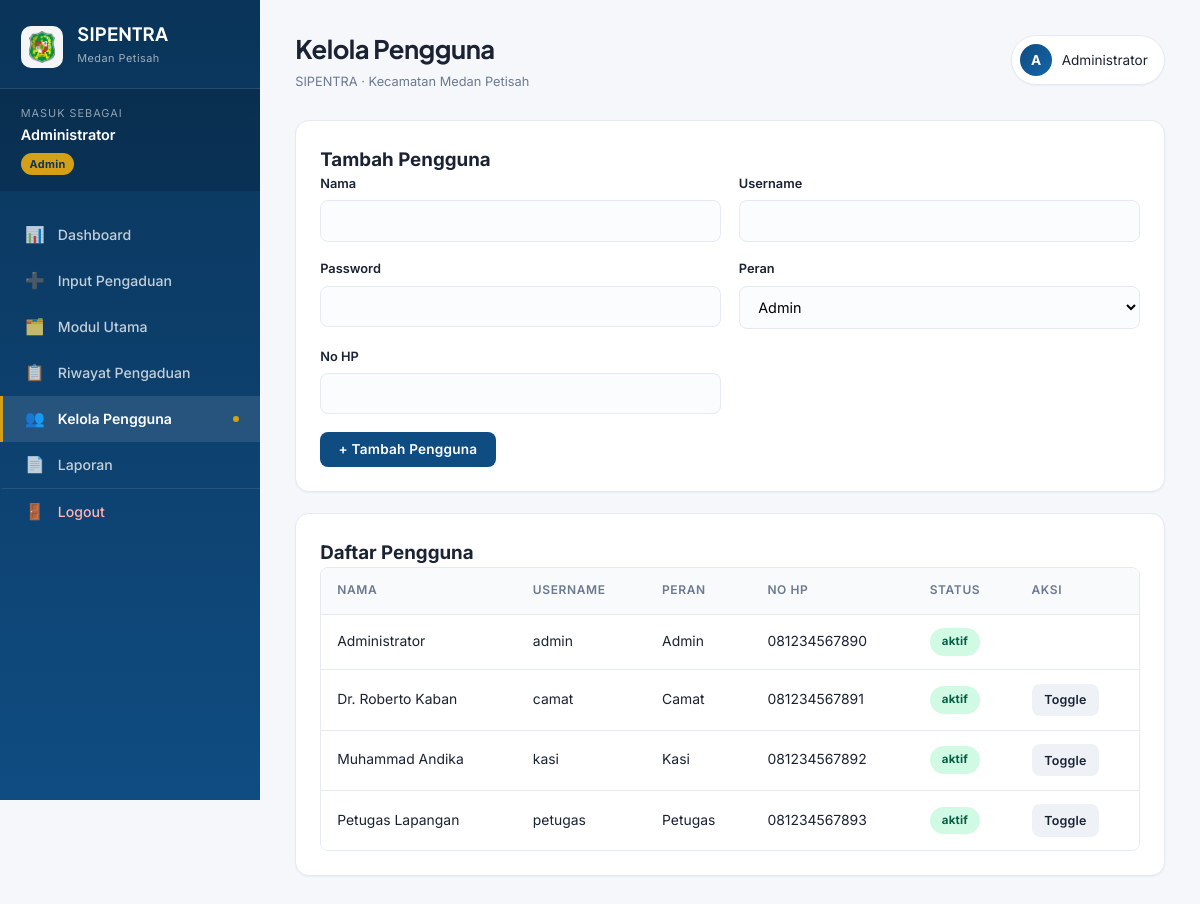
The app's page /admin/pengguna.php (signed in) with its own data.
### tables this page shows
CREATE TABLE pengguna (
    id_pengguna INT AUTO_INCREMENT PRIMARY KEY,
    nama VARCHAR(100) NOT NULL,
    username VARCHAR(50) UNIQUE NOT NULL,
    password VARCHAR(255) NOT NULL,
    peran ENUM('admin','camat','kasi','petugas') NOT NULL,
    no_hp VARCHAR(20),
    status ENUM('aktif','nonaktif') DEFAULT 'aktif',
    created_at DATETIME DEFAULT CURRENT_TIMESTAMP
);

### includes/functions.php (called while the page is built, shortened)
<?php
function e($str) {
    return htmlspecialchars($str ?? '', ENT_QUOTES, 'UTF-8');
}

### admin/pengguna.php (the view, shortened to what this page needs)
<?php
require_once __DIR__ . '/../includes/functions.php';
$data = $pdo->query("SELECT * FROM pengguna ORDER BY peran, nama")->fetchAll();
require __DIR__ . '/../includes/header.php';
?>
<div class="card">
    <h3>Tambah Pengguna</h3>
    <form method="POST" class="form-grid">
        <div class="form-group"><label>Nama</label><input type="text" name="nama" required></div>
        <div class="form-group"><label>Username</label><input type="text" name="username" required></div>
        <div class="form-group"><label>Password</label><input type="password" name="password" required minlength="6"></div>
        <div class="form-group"><label>Peran</label>
            <select name="peran" required>
                <option value="admin">Admin</option>
            </select>
        </div>
        <div class="form-group"><label>No HP</label><input type="text" name="no_hp"></div>
        <div class="form-group full"><button type="submit" class="btn btn-primary">+ Tambah Pengguna</button></div>
    </form>
</div>
<div class="card">
    <h3>Daftar Pengguna</h3>
    <div class="table-wrap">
        <table>
            <thead>
                <tr><th>Nama</th><th>Username</th><th>Peran</th><th>No HP</th><th>Status</th><th>Aksi</th></tr>
            </thead>
            <tbody>
            <?php foreach ($data as $u): ?>
                <tr>
                    <td><?= e($u['nama']) ?></td>
                    <td><?= e($u['username']) ?></td>
                    <td><?= e(ucfirst($u['peran'])) ?></td>
                    <td><?= e($u['no_hp'] ?: '-') ?></td>
                    <td><span class="badge badge-<?= $u['status']==='aktif'?'green':'red' ?>"><?= e($u['status']) ?></span></td>
                    <td>
                        <?php if ($u['id_pengguna'] != $_SESSION['id_pengguna']): ?>
                            <a href="?toggle=<?= $u['id_pengguna'] ?>" class="btn btn-sm btn-secondary" data-confirm="Ubah status pengguna ini?">Toggle</a>
                        <?php endif; ?>
                    </td>
                </tr>
            <?php endforeach; ?>
            </tbody>
        </table>
    </div>
</div>
<?php require __DIR__ . '/../includes/footer.php'; ?>

### assets/css/style.css (style rules this page uses)
:root { --primary: #0f4c81; --primary-light: #1565a8; --primary-dark: #0a3459; --accent: #d4a017; --accent-light: #f0c850; --success: #0e9f6e; --warning: #d97706; --danger: #dc2626; --bg: #f5f7fb; --surface: #ffffff; --border: #e5eaf2; --text: #1a2233; --text-muted: #6b7a90; --shadow-sm: 0 1px 2px rgba(15, 76, 129, 0.06); --shadow-md: 0 4px 12px rgba(15, 76, 129, 0.08); --shadow-lg: 0 12px 32px rgba(15, 76, 129, 0.12); --radius: 14px; --radius-sm: 8px; --font: 'Inter', -apple-system, BlinkMacSystemFont, sans-serif; --font-display: 'Plus Jakarta Sans', 'Inter', sans-serif; }
* { margin: 0; padding: 0; box-sizing: border-box; }
body { font-family: var(--font); background: var(--bg); color: var(--text); line-height: 1.55; -webkit-font-smoothing: antialiased; }
a { text-decoration: none; color: inherit; }
.card { background: var(--surface); border-radius: var(--radius); padding: 1.5rem; box-shadow: var(--shadow-sm); border: 1px solid var(--border); margin-bottom: 1.3rem; }
.table-wrap { overflow-x: auto; border-radius: var(--radius-sm); border: 1px solid var(--border); }
table { width: 100%; border-collapse: collapse; font-size: 0.87rem; background: var(--surface); }
th, td { padding: 0.85rem 1rem; text-align: left; border-bottom: 1px solid var(--border); vertical-align: middle; }
th { background: #f8fafc; color: var(--text-muted); font-weight: 600; font-size: 0.75rem; text-transform: uppercase; letter-spacing: 0.6px; }
tbody tr { transition: background 0.15s; }
tbody tr:last-child td { border-bottom: none; }
.badge { display: inline-block; padding: 0.3rem 0.75rem; border-radius: 20px; font-size: 0.72rem; font-weight: 700; white-space: nowrap; letter-spacing: 0.2px; }
.badge-green { background: #d1fae5; color: #065f46; }
.btn { display: inline-flex; align-items: center; gap: 0.4rem; padding: 0.6rem 1.15rem; border-radius: var(--radius-sm); font-size: 0.85rem; font-weight: 600; border: none; cursor: pointer; transition: all 0.2s; text-align: center; font-family: inherit; letter-spacing: 0.2px; }
.btn-primary { background: var(--primary); color: #fff; }
.btn-secondary { background: #eef2f7; color: var(--text); }
.btn-sm { padding: 0.4rem 0.8rem; font-size: 0.78rem; }
.form-grid { display: grid; grid-template-columns: 1fr 1fr; gap: 1.1rem; }
.form-grid .full { grid-column: 1 / -1; }
.form-group label { display: block; font-size: 0.8rem; color: var(--text); margin-bottom: 0.4rem; font-weight: 600; }
.form-group input, .form-group select, .form-group textarea { width: 100%; padding: 0.7rem 0.9rem; border: 1.5px solid var(--border); border-radius: var(--radius-sm); font-size: 0.9rem; font-family: inherit; background: #fbfcfe; transition: all 0.2s; }

### records on screen
pengguna: nama "Administrator", username "admin", peran "Admin", no_hp "081234567890", status "aktif"
pengguna: nama "Dr. Roberto Kaban", username "camat", peran "Camat", no_hp "081234567891", status "aktif"
pengguna: nama "Muhammad Andika", username "kasi", peran "Kasi", no_hp "081234567892", status "aktif"
pengguna: nama "Petugas Lapangan", username "petugas", peran "Petugas", no_hp "081234567893", status "aktif"

### other values on screen
$nama "Administrator"
$peran "Admin"
$icon "📊"
$label "Dashboard"
$icon "➕"
$label "Input Pengaduan"
$icon "🗂️"
$label "Modul Utama"
$icon "📋"
$label "Riwayat Pengaduan"
$icon "👥"
$label "Kelola Pengguna"
$icon "📄"
$label "Laporan"
$title "Kelola Pengguna"
